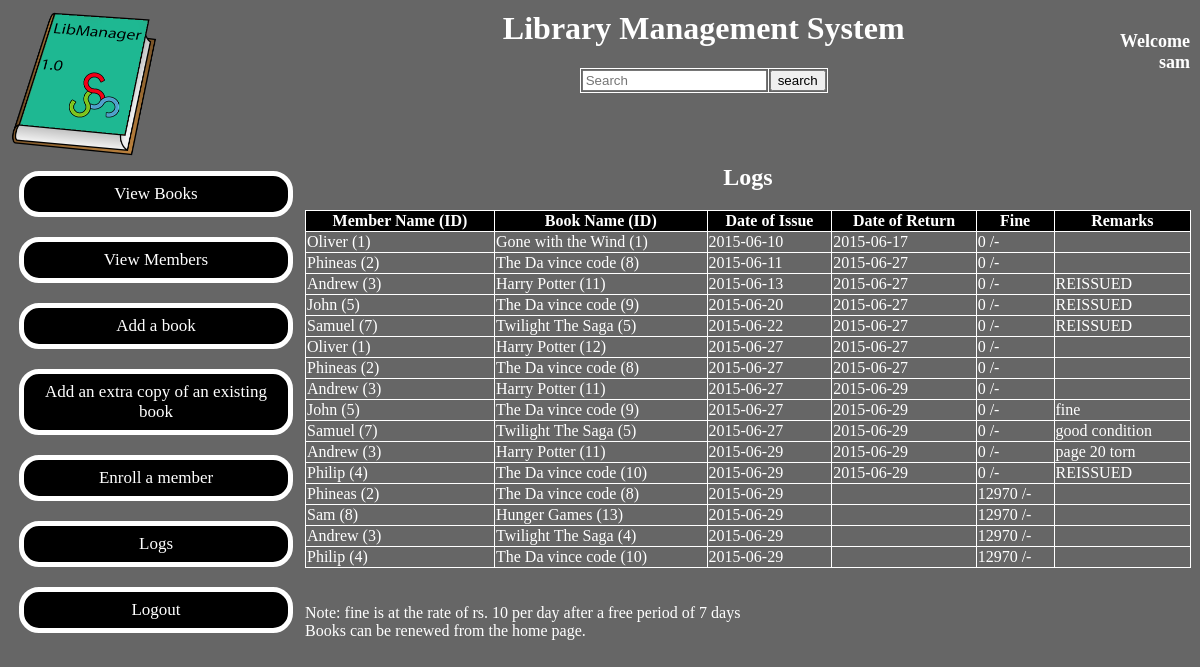
The app's page /log.php (signed in) with its own data.
### tables this page shows
CREATE TABLE IF NOT EXISTS `register` (
  `iid` int(11) NOT NULL AUTO_INCREMENT,
  `bookid` int(11) NOT NULL,
  `mid` int(11) NOT NULL,
  `idate` date NOT NULL,
  `ireturn` date DEFAULT NULL,
  `remarks` varchar(80) DEFAULT NULL,
  PRIMARY KEY (`iid`)
);

CREATE TABLE IF NOT EXISTS `members` (
  `mid` int(11) NOT NULL AUTO_INCREMENT,
  `mname` varchar(100) DEFAULT NULL,
  `mph` varchar(12) DEFAULT NULL,
  `mbook` tinyint(1) NOT NULL DEFAULT '0',
  `mad` varchar(250) DEFAULT NULL,
  `mdoj` date DEFAULT NULL,
  PRIMARY KEY (`mid`)
);

CREATE TABLE IF NOT EXISTS `books` (
  `bid` int(11) NOT NULL AUTO_INCREMENT,
  `bname` varchar(100) DEFAULT NULL,
  `bauth` varchar(100) DEFAULT NULL,
  `bcopies` int(11) NOT NULL DEFAULT '1',
  `bpub` varchar(40) DEFAULT NULL,
  `bsup` varchar(40) DEFAULT NULL,
  PRIMARY KEY (`bid`)
);

### php/sqlvar.php (called while the page is built, shortened)
<?php
$finer=10;
$qryreq="select * from register";
?>

### log.php (the view, shortened to what this page needs)
<?php
include("php/sqlvar.php");
$register=mysqli_query($conn, $qryreq);
?>
<html>
<head>
<link rel="stylesheet" href="style.css" type="text/css">
</head>
<body>
<table width="100%">
   <?php include("php/header.php");?>
  <tr>
     <?php include("php/menu.php"); ?>
    <td >
    <h2><center>Logs</center></h2>
                <table width="100%" border="1" >
                    <tr bgcolor="#000000">
                        <th>Member Name (ID)</th>
                        <th>Book Name (ID)</th>
                        <th>Date of Issue</th>
                        <th>Date of Return</th>
                        <th>Fine</th>
                        <th>Remarks</th>
                    </tr>
                  <tbody >
                <?php
                while($a = mysqli_fetch_array($register)){
				echo"<tr>";
				echo"<td>";
				$qry="select * from members where mid=".$a['mid'];
				$q1=mysqli_query($conn, $qry);
				$all=mysqli_fetch_array($q1);
				echo $all['mname']." (".$a['mid'].")";
				echo "</td>";;
				echo"<td>";
				$qry="select * from bookrecord where bookid=".$a['bookid'];
				$q1=mysqli_query($conn, $qry);
				$all=mysqli_fetch_array($q1);
				$qry="select * from books where bid=".$all['bid'];
				$q2=mysqli_query($conn, $qry);
				$al=mysqli_fetch_array($q2);
				echo $al['bname']." (".$a['bookid'].")";
				echo "</td>";
				echo"<td>";
				echo $a['idate'];
				echo "</td>";
				echo"<td>";
				echo $a['ireturn'];
				echo "</td>";
				echo"<td>";
				$fine=0;
					if($a['ireturn']==NULL)
					{
						$qq="SELECT DATEDIFF( NOW( ) , idate ) FROM register WHERE iid=".$a['iid'];
						$re=mysqli_query($conn, $qq);
						$a1=mysqli_fetch_array($re);
							if ($a1['DATEDIFF( NOW( ) , idate )']-7<=0)
							$fine=0;
							else
							$fine=($a1['DATEDIFF( NOW( ) , idate )']-7)*$finer;
					}
				echo $fine." /-";
				echo "</td>";
				echo "<td>";
				echo $a['remarks'];
				echo "</td>";
				echo"</tr>";
				}
				?>
                </tbody>
                </table>
                <br>
                <br>
                Note: fine is at the rate of rs. <?php echo $finer;?> per day after a free period of 7 days
                <br>
                Books can be renewed from the home page.
    </td>
  </tr>
</body>
</html>

### php/header.php
<?php
echo'<tr>
    <td width="25%"><a href="welcome.php"><img src="lmplogo.png" width="150" height="150"></a></td>
	<td width="75%" align="center" valign="top">
	  <table>
		</tr>
		<td align="center">
		<h1>Library Management System</h1>
		<table border 1>
		<form method="Post" action="search.php">
			<tr>
				<td><input type="text" placeholder="Search" name="bar"></td>
				<td><input type="submit" name="search" value="search"></td>
			</tr>
		</form>
		</table>
		</td>
		<td width="10%">
		<p align="right" >Welcome '.$_SESSION['name'].' <br></p>
		</td>
	     </tr>
	</table>
	</td>
	</td>
	</tr>';
?>

### php/menu.php
<?php
echo'<td><table width="100%" border="0" cellpadding="10px" style="border:none">
      <tr>
        <td><a href="bview.php" class="hvr-grow">View Books </a></td>
      </tr>
      <tr>
        <td><a href="mview.php" class="hvr-grow" >View Members </a></td>
      </tr>
      <tr>
        <td><a href ="badd.php" class="hvr-grow">Add a book </a></td>
      </tr>
      <tr>
        <td><a href="badd2.php" class="hvr-grow">Add an extra copy of an existing book</a></td>
      </tr>
      <tr>
        <td><a href="madd.php" class="hvr-grow">Enroll a member </a></td>
      </tr>
      <tr>
        <td><a href="log.php" class="hvr-grow">Logs</a></td>
      </tr>
	  <tr>
        <td><a href="index.php?logout=true" class="hvr-grow">Logout</a></td>
      </tr>
    </table></td>';
?>

### style.css (style rules this page uses)
body { background-color:#666; color:#FFF }
table { border-collapse:collapse; border:0px solid #FFF; }
.hvr-grow { font-size:17px; color:#FFF; text-decoration:none; display:block; border:thick #fff solid; padding:8px 13px; background-color: #000; text-align:center; border-radius:20px; vertical-align: middle; -webkit-transform: translateZ(0); transform: translateZ(0); box-shadow: 0 0 1px rgba(0, 0, 0, 0); -webkit-backface-visibility: hidden; backface-visibility: hidden; -moz-osx-font-smoothing: grayscale; -webkit-transition-duration: 0.3s; transition-duration: 0.3s; -webkit-transition-property: transform; transition-property: transform; }
p { text-align:right; font-size:18px; font-weight:bold; }

### records on screen
register: mid.mname "Oliver", mid "1", bookid.bname "Gone with the Wind", bookid "1", idate "2015-06-10", ireturn "2015-06-17", fine "0"
register: mid.mname "Phineas", mid "2", books.bname "The Da vince code", bookid "8", idate "2015-06-11", ireturn "2015-06-27", fine "0"
register: mid.mname "Andrew", mid "3", books.bname "Harry Potter", bookid "11", idate "2015-06-13", ireturn "2015-06-27", fine "0", remarks "REISSUED"
register: mid.mname "John", mid "5", books.bname "The Da vince code", bookid "9", idate "2015-06-20", ireturn "2015-06-27", fine "0", remarks "REISSUED"
register: mid.mname "Samuel", mid "7", books.bname "Twilight The Saga", bookid "5", idate "2015-06-22", ireturn "2015-06-27", fine "0", remarks "REISSUED"
register: mid.mname "Oliver", mid "1", books.bname "Harry Potter", bookid "12", idate "2015-06-27", ireturn "2015-06-27", fine "0"
register: mid.mname "Phineas", mid "2", books.bname "The Da vince code", bookid "8", idate "2015-06-27", ireturn "2015-06-27", fine "0"
register: mid.mname "Andrew", mid "3", books.bname "Harry Potter", bookid "11", idate "2015-06-27", ireturn "2015-06-29", fine "0"
register: mid.mname "John", mid "5", books.bname "The Da vince code", bookid "9", idate "2015-06-27", ireturn "2015-06-29", fine "0", remarks "fine"
register: mid.mname "Samuel", mid "7", books.bname "Twilight The Saga", bookid "5", idate "2015-06-27", ireturn "2015-06-29", fine "0", remarks "good condition"
register: mid.mname "Andrew", mid "3", books.bname "Harry Potter", bookid "11", idate "2015-06-29", ireturn "2015-06-29", fine "0", remarks "page 20 torn"
register: mid.mname "Philip", mid "4", books.bname "The Da vince code", bookid "10", idate "2015-06-29", ireturn "2015-06-29", fine "0", remarks "REISSUED"
register: mid.mname "Phineas", mid "2", books.bname "The Da vince code", bookid "8", idate "2015-06-29", fine "12970"
register: mid.mname "Sam", mid "8", books.bname "Hunger Games", bookid "13", idate "2015-06-29", fine "12970"
register: mid.mname "Andrew", mid "3", books.bname "Twilight The Saga", bookid "4", idate "2015-06-29", fine "12970"
register: mid.mname "Philip", mid "4", books.bname "The Da vince code", bookid "10", idate "2015-06-29", fine "12970"

### other values on screen
$_SESSION['name'] "sam"
$finer "10"
